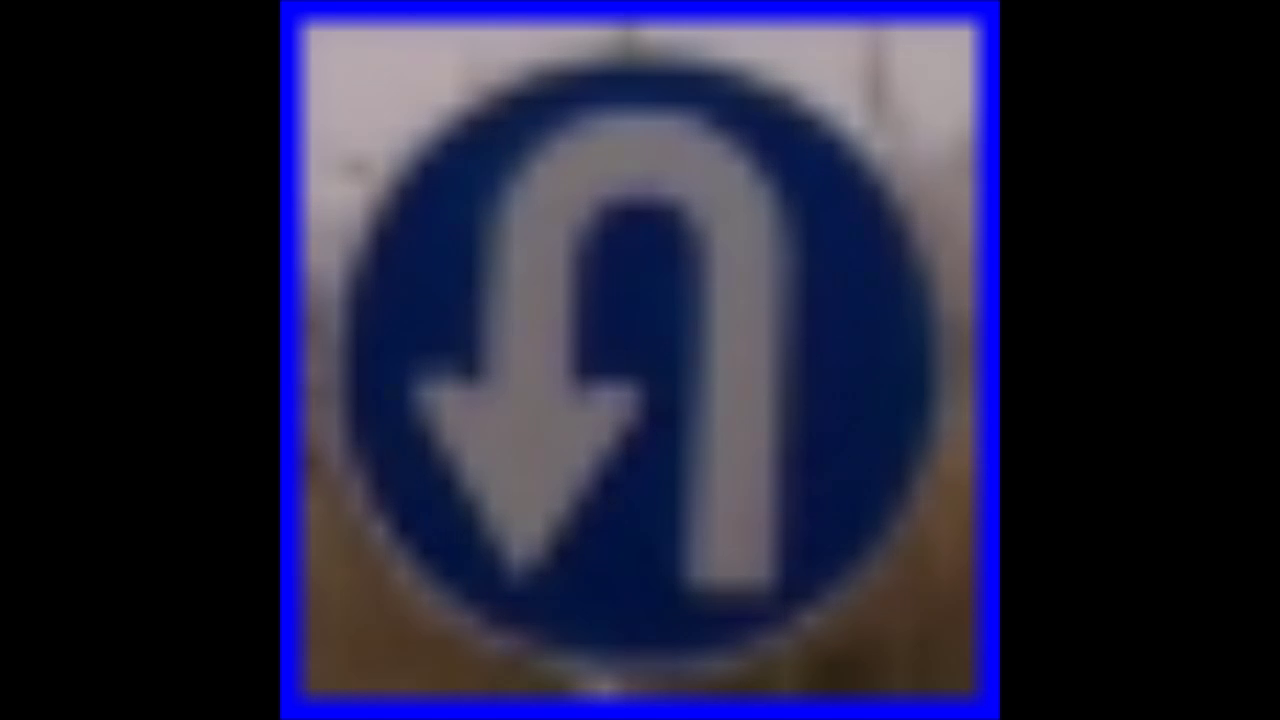
#> input picture frame 16 of DataPicker/sign_sum.mp4, 1280 x 720 px, given in place of project_video.mp4, which was not available
$ python Video+Blur+Edge.py
#> lines starting #> are read from the running program, lines starting #| are printed output that depends on the picture
##########VideoBlurEdge##########


import numpy as np
import cv2


def VideoMorphEdge():
    try:
        print('카메라를 구동합니다.')
        cap = cv2.VideoCapture('C:/Users/jglee/Desktop/VIDEOS/project_video.mp4')
    except:
        print('카메라 구동 실패')
        return

    cap.set(3, 540)
    cap.set(4, 270)

    while True:
        ret, frame = cap.read()
#> frame is the input picture: shape (720, 1280, 3); mean B, G, R 61, 34.9, 35.2

        if not ret:
            print('비디오 읽기 오류')
            break

        gray = cv2.cvtColor(frame, cv2.COLOR_BGR2GRAY)
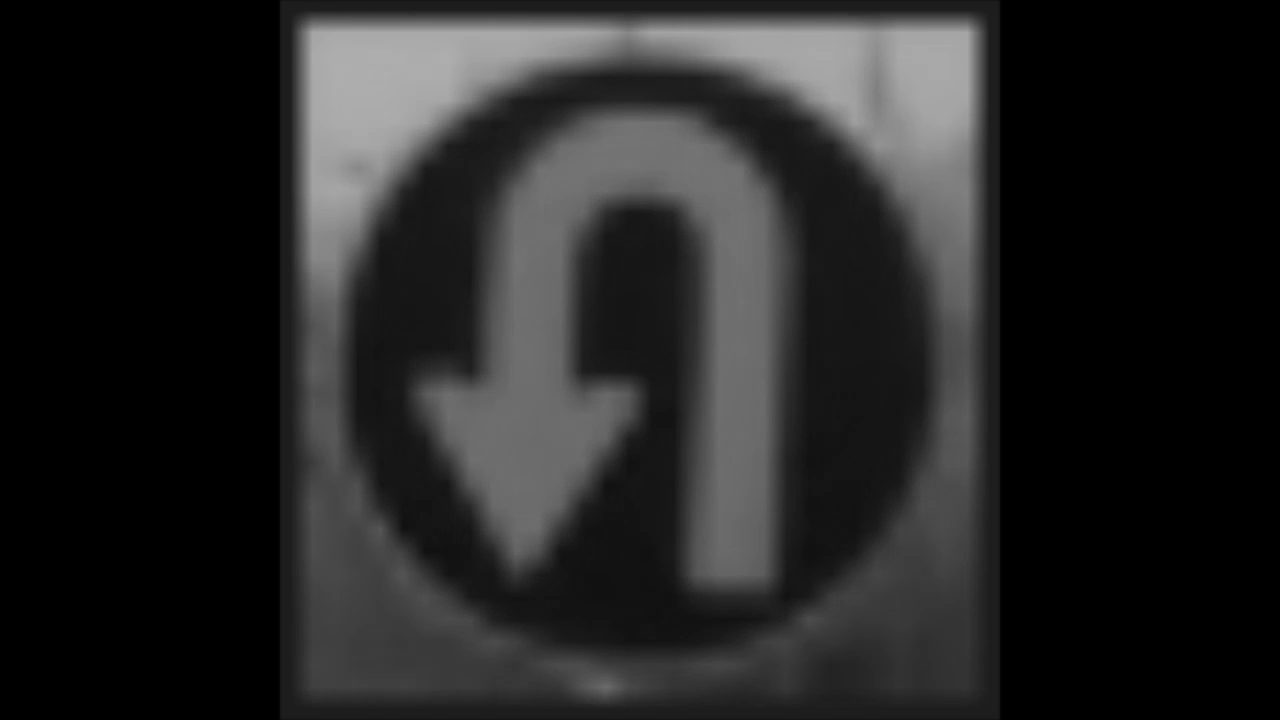
#> gray: shape (720, 1280); min 0, max 174, mean 37.9
        cv2.imshow('VIDEO', gray)

        kernel = np.ones((5, 5), np.float32)/25
        blur = cv2.filter2D(gray, -1, kernel)
        cv2.imshow('Blur', blur)

        edge = cv2.Canny(blur, 100, 150)
#> edge: shape (720, 1280); every value is 0
        cv2.imshow('Blur Canny Edge', edge)


        k = cv2.waitKey(1) & 0xFF
#> (key Esc is pressed here)
        if k == 27:
            break

    cap.release()
    cv2.destroyAllWindows()

VideoMorphEdge()

$ run again, starting later in the video
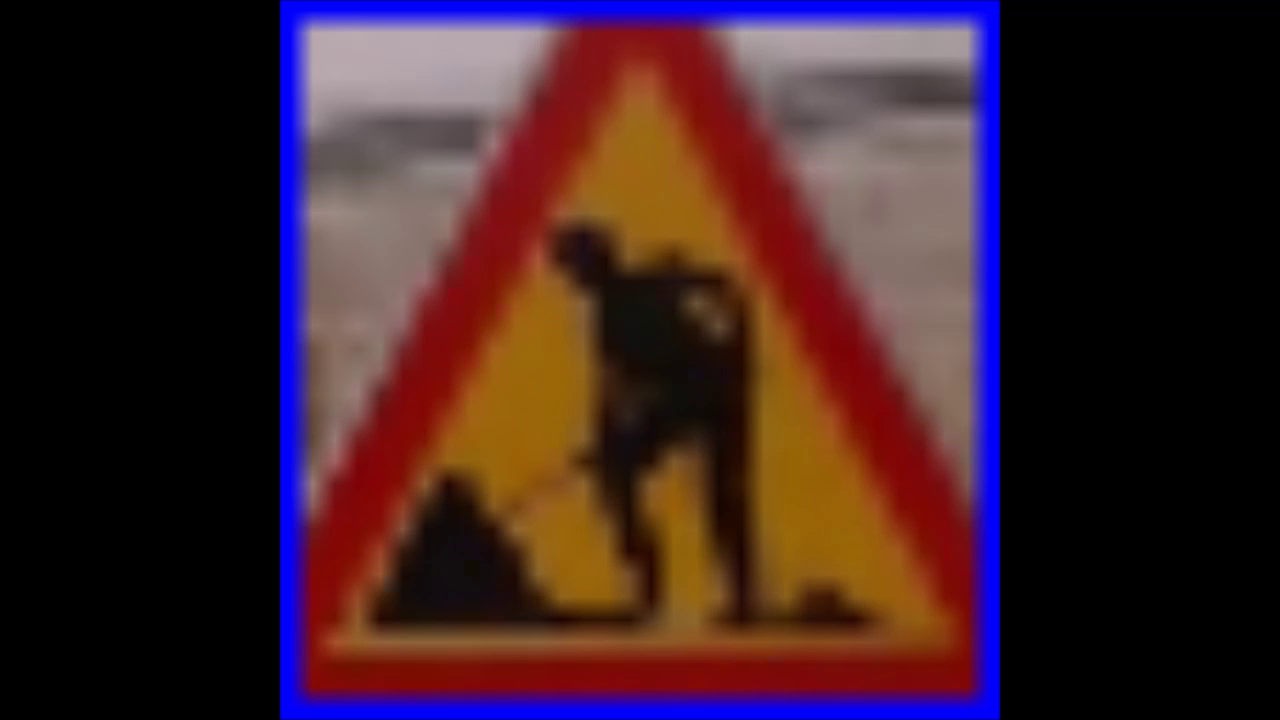
#> input picture frame 75 of DataPicker/sign_sum.mp4, 1280 x 720 px, given in place of project_video.mp4, which was not available
#> in VideoMorphEdge, frame is the input picture: shape (720, 1280, 3); mean B, G, R 39.4, 33.6, 60.9
#> in VideoMorphEdge, `gray = cv2.cvtColor(frame, cv2.COLOR_BGR2GRAY)`:
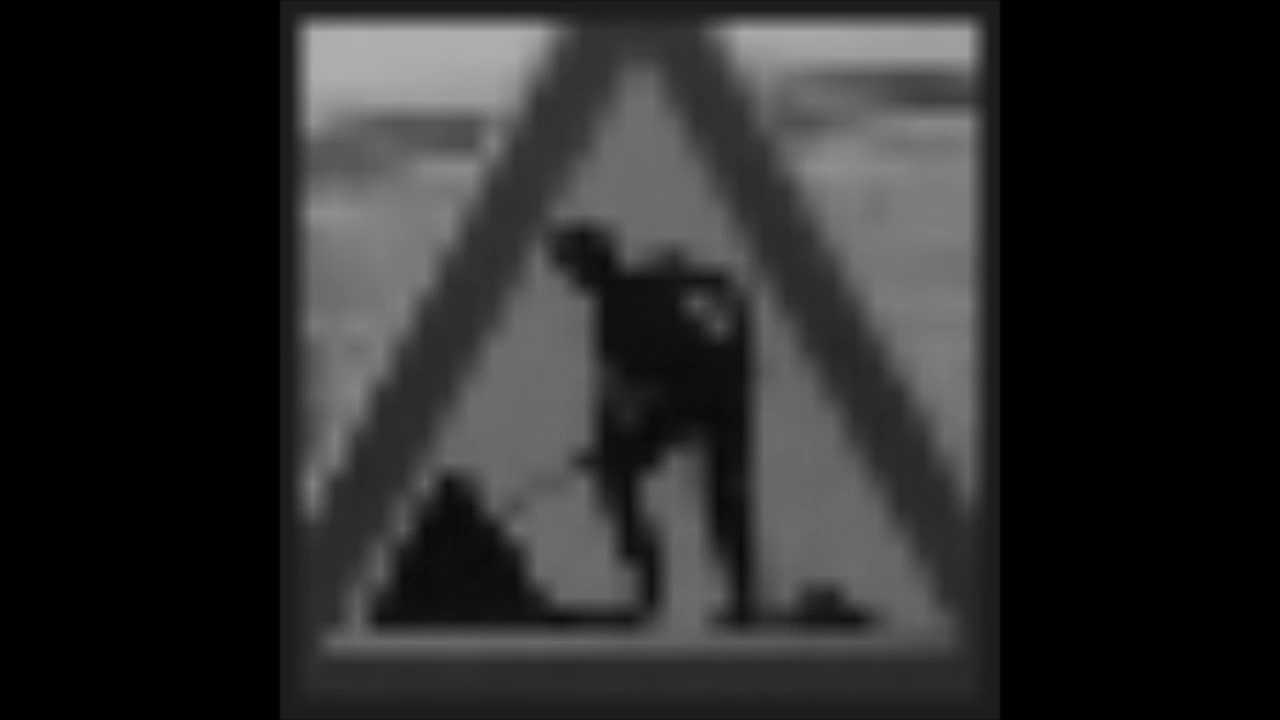
#> gray: shape (720, 1280); min 0, max 176, mean 42.4
#> edge: shape (720, 1280); every value is 0
